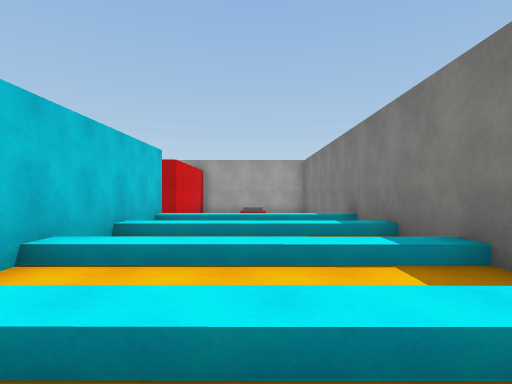
view 1 (above)

16 first-person views from a walk through a 3-D level made in the Unity game engine. The camera is 1.4 m above the floor, looks level and sees 80° across. The floor is counted in squares, 2 m on a side. Each view is taken from the middle of a square. On the plan, view 1 faces up. The plan holds only what a view shows up to about 10 squares ahead; the rest is blank. The place goes on beyond the plan. The player is left out. Some surface patterns are stand-ins.

view 2
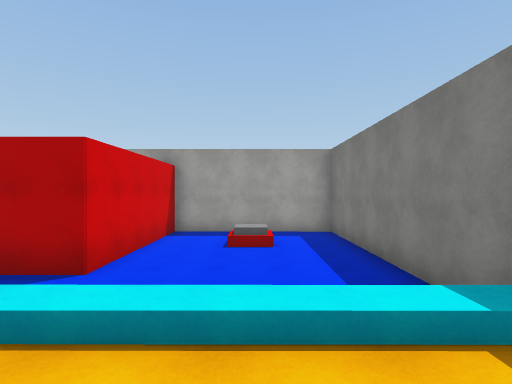

view 3
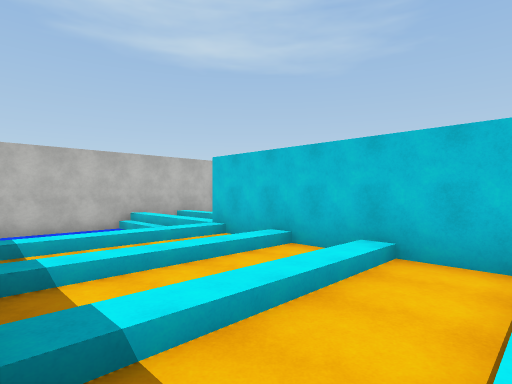

view 4
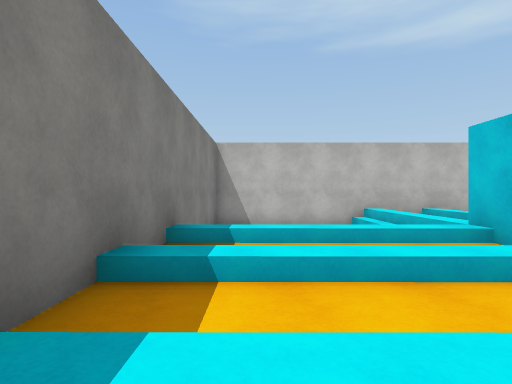

view 5
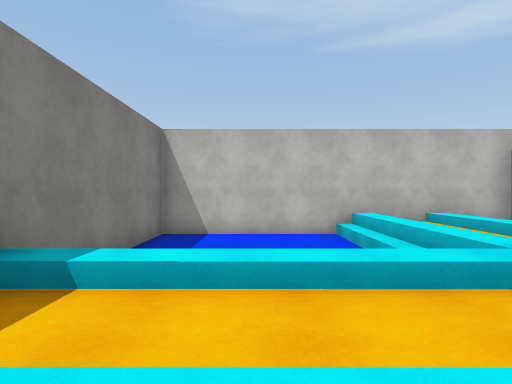

view 6
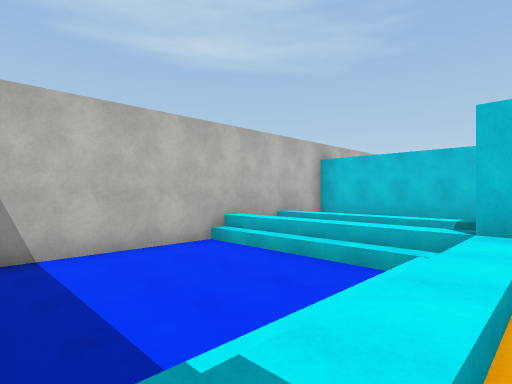

view 7
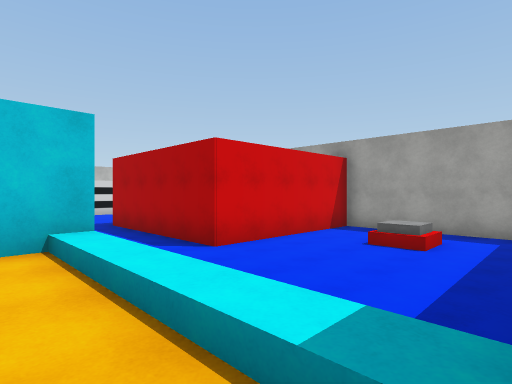

view 8
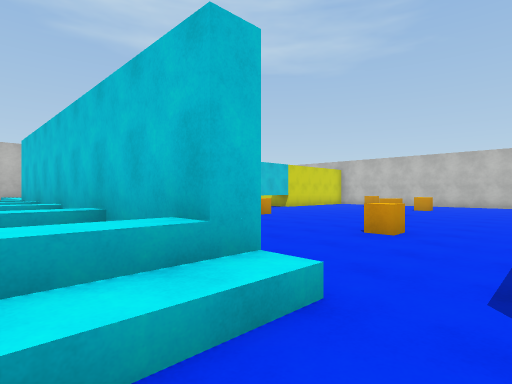

view 9
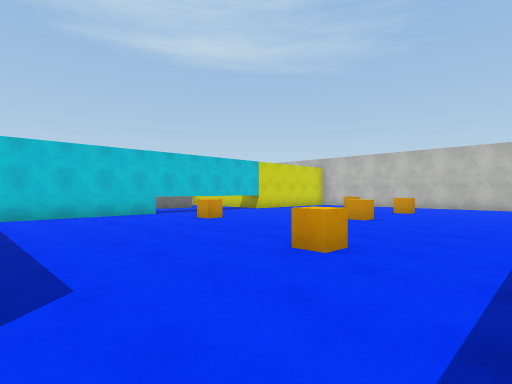

view 10
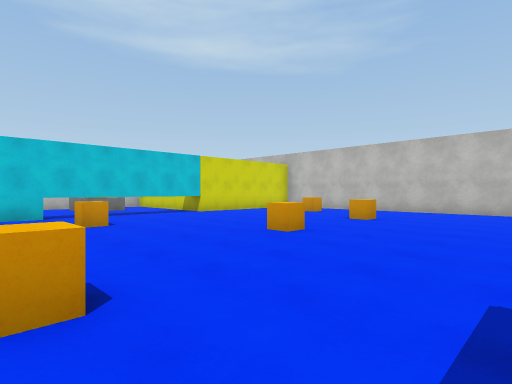

view 11
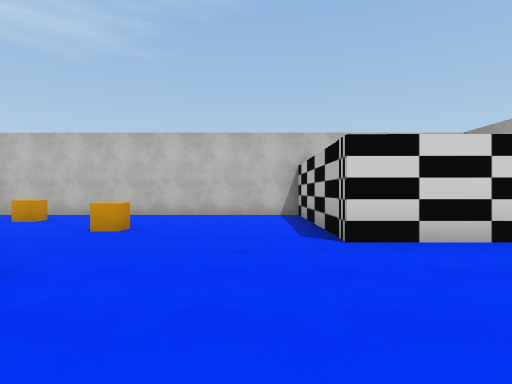

view 12
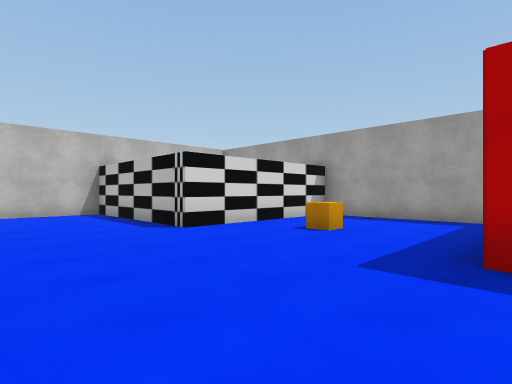

view 13
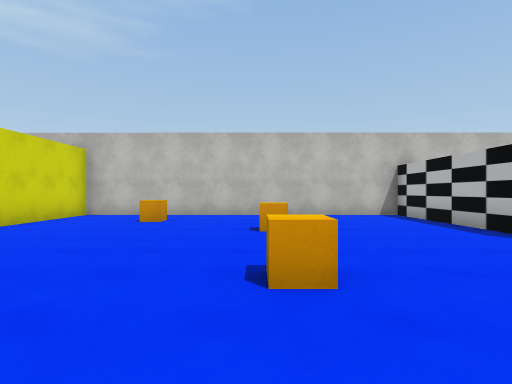

view 14
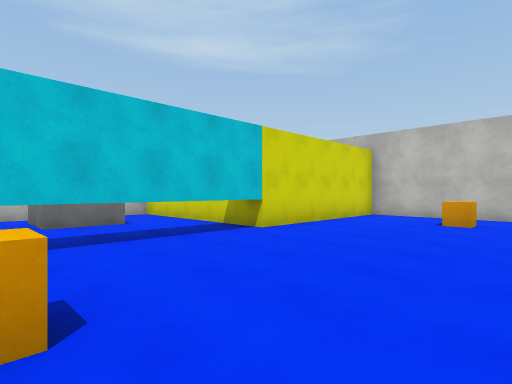

view 15
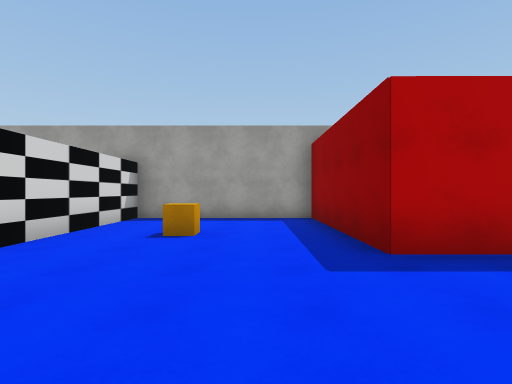

view 16
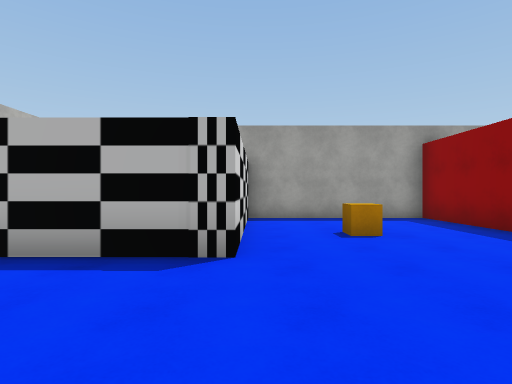

### Floor plan
Key: @ floor where view 1 was taken; # wall or solid block; . main floor; : floor 0.5 m higher than the main floor; / step, stairs or slope; C cube.
Columns run from 18 left of view 1 to 3 right of it. Each row starts with its distance up from view 1.
 15      #######   #######
 14      #.....#   #.....#
 13      #.....#   #.....#
 12      #.....#   #../..#
 11      #..C..#   #.....#
 10 ######.....#####.....#
  9 #....................#
  8 #...............//  /#
  7 #...........C..#/////#
  6 #..............#/////#
  5 #...C...C......#/////#
  4 #..............#:::::#
  3 #..C...........#/////#
  2 #.........C....#:::::#
  1 #..............#/////#
  0 ################//@//#
 -1             # ///////#
 -2             # ///....#
 -3             # ///....#
 -4             # ///....#
 -5             # ///....#
 -6              #########

Where each view was taken, in squares from view 1:
view 1: 0 up, 0 right, facing up
view 2: 5 up, 0 right, facing up
view 3: 5 up, 2 right, facing down-left
view 4: 4 up, 1 right, facing down
view 5: 2 up, 0 right, facing down
view 6: 0 up, 2 right, facing down-left
view 7: 6 up, 2 right, facing up-left
view 8: 9 up, 1 left, facing down-left
view 9: 9 up, 3 left, facing down-left
view 10: 9 up, 6 left, facing down-left
view 11: 8 up, 8 left, facing left
view 12: 6 up, 7 left, facing up-left
view 13: 5 up, 8 left, facing left
view 14: 4 up, 8 left, facing down-left
view 15: 6 up, 9 left, facing up
view 16: 6 up, 12 left, facing up
